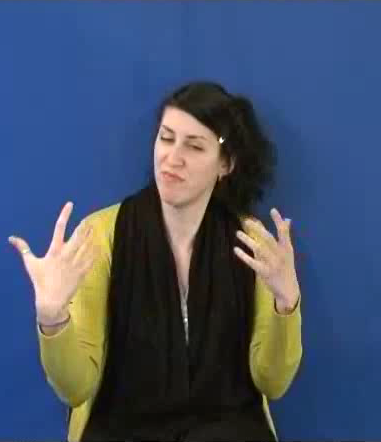
#> input picture Lab2/part1_data/1.png, 381 x 442 px
$ jupyter execute part1.ipynb   (older library calls are emulated)
#> lines starting #> are read from the running program, lines starting #| are printed output that depends on the picture; after the words box and inside, x2 and y2 are one past the last pixel; in counts of white or black regions, pixels touching at a corner belong together; long printed decimals are rounded
# Μέρος 1: Παρακολούθηση Προσώπου και Χεριών με Χρήση της Μεθόδου Οπτικής Ροής των Lucas-Kanade

[cell 1]
import cv2
import numpy as np
import matplotlib.pyplot as plt
from scipy import stats, ndimage, io
import os

## 1.1 Ανίχνευση Δέρματος Προσώπου και Χεριών

[cell 2]
# Load skin samples and convert to YCbCr
mat = io.loadmat('part1_data/skinSamplesRGB.mat')
#> (reads Lab2/part1_data/skinSamplesRGB.mat from the repository)
skinSamples = np.array(mat['skinSamplesRGB'])

plt.title('Skin Samples')
plt.imshow(skinSamples)
plt.axis('off')
plt.show()

skinSamples = cv2.cvtColor(skinSamples, cv2.COLOR_RGB2YCrCb)
#> skinSamples: shape (21, 120, 3); mean of channels 0, 1, 2 200, 156.3, 104.9
del mat

[cell 3]
# Load first frame
imageRGB = cv2.imread('part1_data/1.png')
#> imageRGB is the input picture: shape (442, 381, 3); mean B, G, R 103.7, 79.8, 66.2
imageRGB = cv2.cvtColor(imageRGB, cv2.COLOR_BGR2RGB)
imageYCbCr = cv2.cvtColor(imageRGB, cv2.COLOR_RGB2YCrCb)
#> imageYCbCr: shape (442, 381, 3); mean of channels 0, 1, 2 78.5, 119.2, 142.2
c = np.array([imageYCbCr[:,:,1].flatten(), imageYCbCr[:,:,2].flatten()])

# Calculate mean value and covariance matrix
Cb = skinSamples[:,:,1].flatten()
#> Cb = 2520 values, max 168 at index 173, min 137 at index 1628, mean 156.3
Cr = skinSamples[:,:,2].flatten()
#> Cr = 2520 values, max 119 at index 1641, min 95 at index 154, mean 104.9
mean_Cb = np.mean(Cb)
#> mean_Cb = 156.3
mean_Cr = np.mean(Cr)
#> mean_Cr = 104.9
mu = np.array([mean_Cb, mean_Cr])
#> mu = [156.3, 104.9]
sigma = np.cov(Cb, Cr)
#> sigma = [[34.87, -12.72], [-12.72, 15.66]]

# Calculate propability image
prob_image = stats.multivariate_normal(mean=mu, cov=sigma).pdf(c.T)
prob_image = prob_image.reshape(imageRGB.shape[0], imageRGB.shape[1])

# Apply threshold
_, prob_thres = cv2.threshold(prob_image, 0.0005, 1, cv2.THRESH_BINARY)
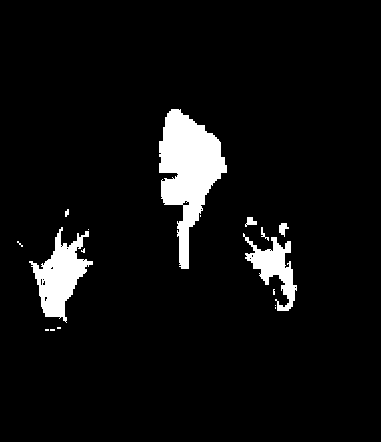
#> prob_thres: shape (442, 381) float64; values 0 (black) and 1 (white), 5.9% white; 17 white regions (10 under 20 px), largest, box (x1, y1, x2, y2) and area: (159, 109, 227, 269) 5446, (29, 227, 93, 323) 2643, (243, 233, 297, 311) 1593

# Apply opening, then closing
open_kernel = np.ones((7, 7))
close_kernel = np.ones((20, 20), np.uint8)
prob_morph = cv2.morphologyEx(prob_thres, cv2.MORPH_OPEN, open_kernel)
#> prob_morph: shape (442, 381) float64; values 0 (black) and 1 (white), 5.2% white; 3 white regions, box (x1, y1, x2, y2) and area: (159, 109, 227, 269) 5394, (35, 247, 85, 317) 2197, (253, 245, 295, 299) 1138
prob_morph = cv2.morphologyEx(prob_morph, cv2.MORPH_CLOSE, close_kernel)
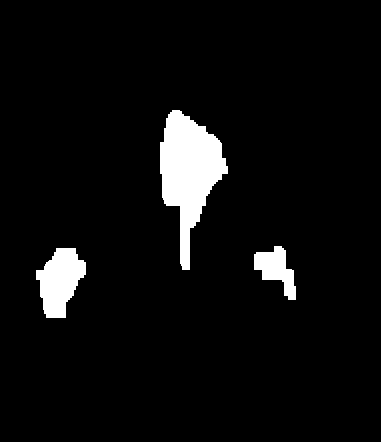
#> prob_morph: shape (442, 381) float64; values 0 (black) and 1 (white), 5.4% white; 3 white regions, box (x1, y1, x2, y2) and area: (160, 110, 228, 270) 5597, (36, 248, 86, 318) 2254, (254, 246, 296, 300) 1174
prob_morph = (prob_morph * 255).astype('uint8')
#> prob_morph: shape (442, 381); 5.4% white; 3 white regions

# Draw bounding boxes
image_out = imageRGB.copy()
_, contours, _ = cv2.findContours(prob_morph, cv2.RETR_EXTERNAL, cv2.CHAIN_APPROX_SIMPLE)
#> contours = 3 contours; box (x1, y1, x2, y2) and area: (160, 110, 228, 270) 5390, (36, 248, 86, 318) 2148, (254, 246, 296, 300) 1084
for contour in contours:
    x, y, w, h = cv2.boundingRect(contour)
    cv2.rectangle(image_out, (x, y), (x+w, y+h), (255, 0, 0), 3)
#> this loop made 3 passes
#> (x, y, w, h) on passes 1 to 3: (36, 248, 50, 70), (254, 246, 42, 54), (160, 110, 68, 160)
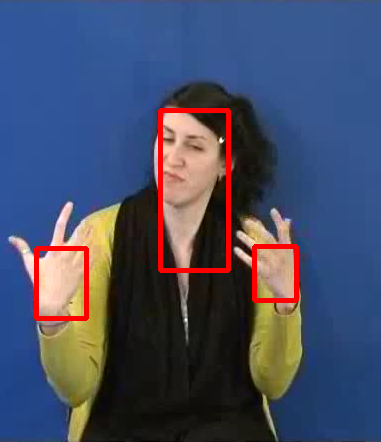
#> image_out: shape (442, 381, 3); mean R, G, B 69.7, 77, 101.4

# Plot steps
plt.figure(figsize=(10, 3))
plt.subplot(1,5,1)
plt.title('Initial Image')
plt.imshow(imageRGB)
plt.axis('off')
plt.subplot(1,5,2)
plt.title('Propability Image')
plt.imshow(prob_image)
plt.axis('off')
plt.subplot(1,5,3)
plt.title('After threshold')
plt.imshow(prob_thres)
plt.axis('off')
plt.subplot(1,5,4)
plt.title('After morph. operations')
plt.imshow(prob_morph)
plt.axis('off')
plt.subplot(1,5,5)
plt.title('Bounding boxes')
plt.imshow(image_out)
plt.axis('off')
plt.tight_layout()
plt.show()

del imageRGB, imageYCbCr, c, prob_image, prob_thres, prob_morph, image_out, contours

Compose final function:

[cell 4]
def SkinDetect(image, mean, cov):
    # Convert to YCbCr
    imageYCbCr = cv2.cvtColor(image, cv2.COLOR_RGB2YCrCb)

    # Calculate propability image
    c = np.array([imageYCbCr[:,:,1].flatten(), imageYCbCr[:,:,2].flatten()])
    prob_image = stats.multivariate_normal(mean, cov).pdf(c.T)
    prob_image = prob_image.reshape(image.shape[0], image.shape[1])

    # Apply threshold
    _, prob_thres = cv2.threshold(prob_image, 0.0005, 1, cv2.THRESH_BINARY)

    # Apply morphological operations
    open_kernel = np.ones((7, 7))
    close_kernel = np.ones((20, 20), np.uint8)
    prob_morph = cv2.morphologyEx(prob_thres, cv2.MORPH_OPEN, open_kernel)
    prob_morph = cv2.morphologyEx(prob_morph, cv2.MORPH_CLOSE, close_kernel)
    prob_morph = (prob_morph * 255).astype('uint8')

    # Draw bounding boxes
    _, contours, _ = cv2.findContours(prob_morph, cv2.RETR_EXTERNAL, cv2.CHAIN_APPROX_SIMPLE)
    bounding_boxes = [cv2.boundingRect(contour) for contour in contours]
    return bounding_boxes

## 1.2 Παρακολούθηση Προσώπου και Χεριών

Κατασκευάσουμε τα κατάλληλα δεδομένα εισόδου. Καθώς τα πλαίσια της εκφώνησης είναι λανθασμένα, χρησιμοποιώ τη συνάρτηση SkinDetect(), διευρύνοντας τα παράθυρα

[cell 5]
# Load first 2 frames
frame1 = cv2.imread('part1_data/1.png')
frame1 = cv2.cvtColor(frame1, cv2.COLOR_BGR2RGB)
frame2 = cv2.imread('part1_data/2.png')
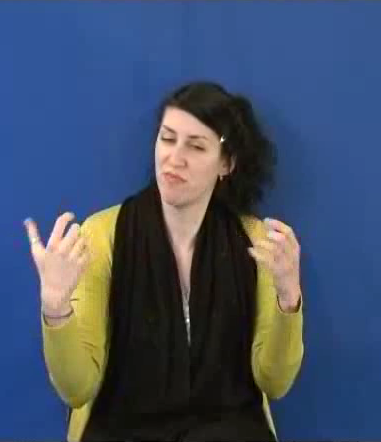
#> input picture Lab2/part1_data/2.png, 381 x 442 px
#> frame2 is the input picture: shape (442, 381, 3); mean B, G, R 103.1, 79.3, 65.6
frame2 = cv2.cvtColor(frame2, cv2.COLOR_BGR2RGB)

# bounding_boxes = [[93, 272, 56, 83], [201, 270, 56, 83], [154, 102, 67, 115]] #left hand, right hand, head
bounding_boxes = SkinDetect(frame1, mu, sigma)
#> in SkinDetect, `bounding_boxes = [cv2.boundingRect(contour) for contour in contours]`: bounding_boxes = [(36, 248, 50, 70), (254, 246, 42, 54), (160, 110, 68, 160)]
enlarge = [-10, -10, +20, +20]

# Work with two frames of the left hand
x, y, w, h = np.array(bounding_boxes[0]) + np.array(enlarge)
#> x = 26; y = 238; w = 70; h = 90
frame1 = frame1[y:y+h, x:x+w]
frame2 = frame2[y:y+h, x:x+w]
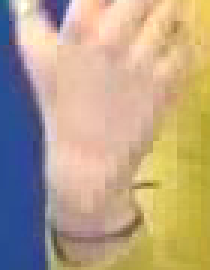
#> frame2: shape (90, 70, 3) (shown 3 times larger); mean R, G, B 185, 163.7, 136.5

# Convert to grayscale
frame1 = cv2.cvtColor(frame1, cv2.COLOR_RGB2GRAY)
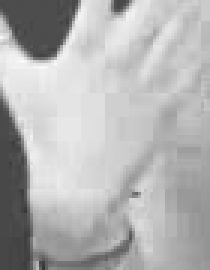
#> frame1: shape (90, 70) (shown 3 times larger); min 54, max 250, mean 178.7
frame2 = cv2.cvtColor(frame2, cv2.COLOR_RGB2GRAY)
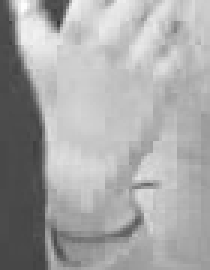
#> frame2: shape (90, 70) (shown 3 times larger); min 55, max 253, mean 167

# Detect corners
corners = cv2.goodFeaturesToTrack(frame2, maxCorners=100, qualityLevel=0.01, minDistance=10)
#> corners = 27 rows, first 8: [19, 9], [45, 64], [58, 7], [18, 76], [7, 3], [21, 86], [42, 78], [6, 14]

Υλοποιούμε τον αλγόριθμο Lucas-Kanade

[cell 6]
def LucasKanade(image1, image2, features, rho, epsilon, d_x0, d_y0):
    # Convert features to a more usable format
    features = np.squeeze(features.astype(int))

    # Normalize images
    image1 = image1/255
    image2 = image2/255

    # initialize result vector
    d = np.zeros((2, features.shape[0]))

    # Get Gaussian Kernel
    size = int(2*np.ceil(3*rho)+1)
    Gp = cv2.getGaussianKernel(size, rho)
    Gp = Gp @ Gp.T
    mid = (size-1)//2

    for i, feature in enumerate(features):
        x, y = feature
        d_x = d_x0[i]
        d_y = d_y0[i]

        # Get area around the feature
        I1 = image1[max(0, y-mid):min(y+mid, image1.shape[0]),
                    max(0, x-mid):min(x+mid, image1.shape[1])]
        I2 = image2[max(0, y-mid):min(y+mid, image2.shape[0]),
                    max(0, x-mid):min(x+mid, image2.shape[1])]
        I1_grad_y, I1_grad_x = np.gradient(I1)

        # Update mid (in case the feature is close to the border)
        try:
            mid_area = mid
            _ = I1[mid_area, mid_area]
        except(IndexError):
            mid_area = min((I1.shape[0]-1)//2, (I1.shape[1]-1)//2)

        u = np.array([[float('inf')], [float('inf')]])
        for j in range(150):
            # Convergence criterion
            if np.linalg.norm(u) < 0.001:
                break

            # Calculate shifted images
            x_0, y_0 = np.meshgrid(np.arange(I1.shape[1]), np.arange(I1.shape[0]))
            I1_shifted = ndimage.map_coordinates(I1,[y_0+d_y, x_0+d_x], order=1).reshape(I1.shape)
            I1_grad_x_shifted = ndimage.map_coordinates(I1_grad_x,[y_0+d_y, x_0+d_x], order=1).reshape(I1.shape)
            I1_grad_y_shifted = ndimage.map_coordinates(I1_grad_y,[y_0+d_y, x_0+d_x], order=1).reshape(I1.shape)

            # Calculate helper matrices
            A1 = I1_grad_x_shifted
            A2 = I1_grad_y_shifted
            E = I2 - I1_shifted

            #Lucas-Kanade Matrices
            mat1_11 = cv2.filter2D(A1**2, -1, Gp)[mid_area,mid_area] + epsilon
            mat1_12 = cv2.filter2D(A1*A2, -1, Gp)[mid_area,mid_area]
            mat2_22 = cv2.filter2D(A2**2, -1, Gp)[mid_area,mid_area] + epsilon
            mat2_1 = cv2.filter2D(A1*E, -1, Gp)[mid_area,mid_area]
            mat2_2 = cv2.filter2D(A2*E, -1, Gp)[mid_area,mid_area]
            mat1 = np.array([[mat1_11, mat1_12],
                            [mat1_12, mat2_22]])
            mat2 = np.array([[mat2_1],
                            [mat2_2]])

            # Calculate u
            u = np.linalg.solve(mat1, mat2)

            # Update the displacement estimates
            d_x += u[0]
            d_y += u[1]
        d[0, i] = d_x
        d[1, i] = d_y
    return d

# Test function
d_x0, d_y0 = np.zeros(corners.shape[0]), np.zeros(corners.shape[0])
#> d_x0 = 27 values from 0 to 0; d_y0 = 27 values from 0 to 0
[d_x, d_y] = LucasKanade(frame1, frame2, corners, rho=3, epsilon=0.01, d_x0=d_x0, d_y0=d_y0)
#> in LucasKanade, `features = np.squeeze(features.astype(int))`: features = 27 pairs, first value 6 to 67, second value 3 to 88
#> in LucasKanade, `Gp = cv2.getGaussianKernel(size, rho)`: Gp = 19 values, max 0.133 at index 9, min 0.00148 at index 0, mean 0.0526
#> the loop in LucasKanade, `for i, feature in enumerate(features):` made 27 passes
#> (x, y) on passes 1 to 12: (19, 9), (45, 64), (58, 7), (18, 76), (7, 3), (21, 86), (42, 78), (6, 14), (52, 18), (50, 50), (33, 63), (17, 63)
#> d_x = 27 values, max 5.63 at index 19, min -8.73 at index 7, mean 0.933; d_y = 27 values, max 8.4 at index 3, min -5.48 at index 16, mean 2.58

# Create plot images
frame2_corners = frame2.copy()
frame2_corners = cv2.cvtColor(frame2_corners, cv2.COLOR_GRAY2RGB)
for corner in corners:
    x, y = corner.ravel()
    cv2.circle(frame2_corners, (int(x), int(y)), 1, (255, 0, 0))
#> this loop made 27 passes
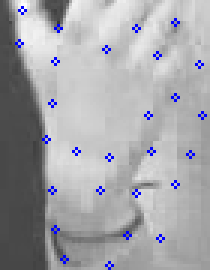
#> frame2_corners: shape (90, 70, 3) (shown 3 times larger); mean B, G, R 168.3, 163.9, 163.9
x, y = zip(*[corner.ravel() for corner in corners])
#> x = 27 values, max 67 at index 13, min 6 at index 7, mean 37.37; y = 27 values, max 88 at index 22, min 3 at index 4, mean 43.19
frame1RGB = cv2.cvtColor(frame1, cv2.COLOR_GRAY2RGB)
frame2RGB = cv2.cvtColor(frame2, cv2.COLOR_GRAY2RGB)

# Plot the images
plt.subplot(1,3,1)
plt.imshow(frame1RGB)
plt.title('Frame 1')
plt.axis('off')
plt.subplot(1,3,2)
plt.imshow(frame2_corners)
plt.axis('off')
plt.title('Frame 2')
plt.subplot(1,3,3)
plt.title("Optical Flow")
plt.imshow(cv2.copyMakeBorder(frame2RGB, 10, 10, 10, 10, cv2.BORDER_CONSTANT, value=(255, 255, 255)))
plt.quiver(x-d_x+10, y-d_y+10, -d_x, -d_y, angles='xy', color='r')
plt.axis('off')
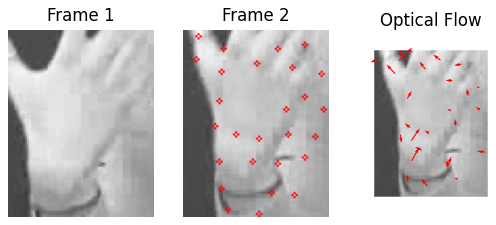
#> figure drawn by matplotlib, 3 panels; B, G, R data is drawn as R, G, B

Υλοποιούμε τη συνάρτηση υπολογισμού μέσης ροής

[cell 7]
def displ(d_x, d_y, method='threshold'):
    if method=='threshold':
        threshold = 3
        d = np.array([d_x, d_y])
        mean_energy = np.mean(np.linalg.norm(d, axis=0)**2)
        criterion = (np.abs(np.linalg.norm(d, axis=0)**2 - mean_energy) < threshold*mean_energy)
        d = d[:, criterion]
        return np.mean(d[0]), np.mean(d[1])
    elif method=='mean':
        return np.mean(d_x), np.mean(d_y)
    else:
        return None

# Test function
[displ_x, displ_y] = displ(d_x, d_y, method='threshold')
#> in displ, `mean_energy = np.mean(np.linalg.norm(d, axis=0)**2)`: mean_energy = 33.89
#> displ_x = 1.3; displ_y = 2.36
displ_x, displ_y
#> Out = (1.3, 2.36)

Εφαρμόζουμε όλα τα παραπάνω σε ολόκληρη την ακολουθία εικόνων

[cell 8]
# [79 lines of commented-out code are left out]

[cell 9]
def MultiScaleLucasKanade(I1, I2, features, rho, epsilon, d_x0, d_y0, num_levels=3):
    # Create Gaussian pyramids
    pyramid1 = [I1]
    pyramid2 = [I2]
    for i in range(num_levels - 1):
        pyramid1.append(cv2.pyrDown(pyramid1[i]))
        pyramid2.append(cv2.pyrDown(pyramid2[i]))

    # Initialize displacement vectors
    num_features = len(features) if features is not None else 0
    if num_features == 0: print("No features given!")
    d_x, d_y = np.zeros(num_features), np.zeros(num_features)

    # Apply Lucas-Kanade for each level
    for i in range(num_levels - 1, -1, -1):
        # Scale features
        scaled_features = features / (2 ** i)

        # Apply Lucas-Kanade
        d_x, d_y = LucasKanade(pyramid1[i], pyramid2[i], scaled_features, d_x0=d_x0, d_y0=d_y0, rho=rho, epsilon=epsilon)

        # Scale d accordingly
        d_x *= 2**i
        d_y *= 2**i

        # Next d_0 will be the current mean d
        d_x0, d_y0 = d_x, d_y
    return d_x, d_y

Δοκιμάζουμε τον πολυκλιμακωτό Lucas-Kanade σε 2 frames

[cell 10]
# Load first 2 frames
frame1 = cv2.imread('part1_data/1.png')
frame1 = cv2.cvtColor(frame1, cv2.COLOR_BGR2RGB)
frame2 = cv2.imread('part1_data/2.png')
frame2 = cv2.cvtColor(frame2, cv2.COLOR_BGR2RGB)

# bounding_boxes = [[93, 272, 56, 83], [201, 270, 56, 83], [154, 102, 67, 115]] #left hand, right hand, head
bounding_boxes = SkinDetect(frame1, mu, sigma)
enlarge = [-10, -10, +20, +20]

# Work with two frames of the left hand
x, y, w, h = np.array(bounding_boxes[0]) + np.array(enlarge)
#> x = 26; y = 238
frame1 = frame1[y:y+h, x:x+w]
frame2 = frame2[y:y+h, x:x+w]

# Convert to grayscale
frame1 = cv2.cvtColor(frame1, cv2.COLOR_RGB2GRAY)
frame2 = cv2.cvtColor(frame2, cv2.COLOR_RGB2GRAY)

# Detect corners
corners = cv2.goodFeaturesToTrack(frame2, maxCorners=100, qualityLevel=0.01, minDistance=10)

# Test function
d_x0, d_y0 = np.zeros(corners.shape[0]), np.zeros(corners.shape[0])
[d_x, d_y] = MultiScaleLucasKanade(frame1, frame2, corners, rho=1, epsilon=0.01, d_x0=d_x0, d_y0=d_y0, num_levels=3)
#> after the loop in MultiScaleLucasKanade, `for i in range(num_levels - 1):`: pyramid1 = 3 items
#> in MultiScaleLucasKanade, `num_features = len(features) if features is not None else 0`: num_features = 27
#> d_x = 27 values, max 27.09 at index 19, min -24.12 at index 7, mean 0.534; d_y = 27 values, max 29 at index 0, min -16.46 at index 19, mean 9.86

# Create plot images
frame2_corners = frame2.copy()
frame2_corners = cv2.cvtColor(frame2_corners, cv2.COLOR_GRAY2RGB)
for corner in corners:
    x, y = corner.ravel()
    cv2.circle(frame2_corners, (int(x), int(y)), 1, (255, 0, 0))
x, y = zip(*[corner.ravel() for corner in corners])
#> x = 27 values, max 67 at index 13, min 6 at index 7, mean 37.37; y = 27 values, max 88 at index 22, min 3 at index 4, mean 43.19
frame1RGB = cv2.cvtColor(frame1, cv2.COLOR_GRAY2RGB)
frame2RGB = cv2.cvtColor(frame2, cv2.COLOR_GRAY2RGB)

# Plot the images
plt.subplot(1,3,1)
plt.imshow(frame1RGB)
plt.title('Frame 1')
plt.axis('off')
plt.subplot(1,3,2)
plt.imshow(frame2_corners)
plt.axis('off')
plt.title('Frame 2')
plt.subplot(1,3,3)
plt.title("Optical Flow")
plt.imshow(cv2.copyMakeBorder(frame2RGB, 0, 0, 0, 0, cv2.BORDER_CONSTANT, value=(255, 255, 255)))
plt.quiver(x-d_x+0, y-d_y+0, -d_x, -d_y, angles='xy', color='r')
plt.axis('off')

print(displ(d_x, d_y, method='threshold'))
#| (0.5342, 9.862)
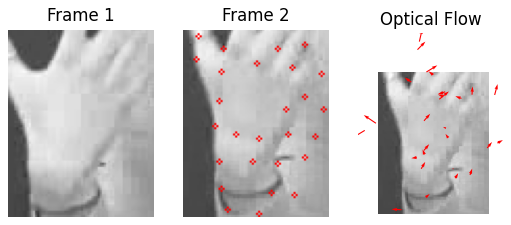
#> figure drawn by matplotlib, 3 panels; B, G, R data is drawn as R, G, B

Δοκιμάζουμε τον πολυκλιμακωτό Lucas-Kanade σε όλα τα frames

[cell 11]
# [85 lines of commented-out code are left out]

Κατασκευάζουμε εικόνες GIF με τα αποτελέσματα, για ευκολότερη σύγκριση

[cell 12]
import os
import imageio

def create_gifs_from_directories(parent_directory):
    # Get all child directories in the parent directory
    directories = [d for d in os.listdir(parent_directory) if os.path.isdir(os.path.join(parent_directory, d))]

    # For each directory, create a GIF from the images in the directory
    for directory in directories:
        directory_path = os.path.join(parent_directory, directory)

        # Get all files in the directory
        files = os.listdir(directory_path)

        # Sort files by integer name
        files.sort(key=lambda x: int(os.path.splitext(x)[0]))

        # Create a list to store the images
        images = []

        # Read each image file
        for file in files:
            if file.endswith('.png'):
                filepath = os.path.join(directory_path, file)
                images.append(imageio.imread(filepath))

        # Create GIF
        gif_name = directory + '.gif'
        gif_path = os.path.join(parent_directory, gif_name)
        imageio.mimsave(gif_path, images)

        print(f'GIF saved at: {gif_path}')

# create_gifs_from_directories('part1_output/1_2_2')
create_gifs_from_directories('part1_output/1_2_3')
